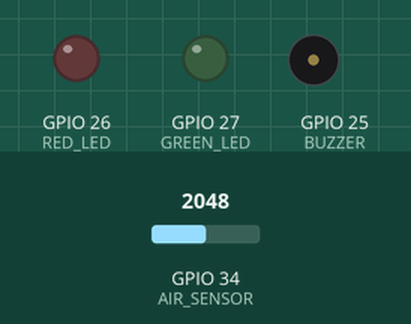
This sketch was run on a simulated ESP32. On the bench: output pins drawn as LEDs (lit = HIGH), buzzer (waves = sounding, pin HIGH). The test bench sets the inputs (shaded band); at power-on: GPIO 34 (AIR_SENSOR) = 2048. WiFi joins after 1.5 s; servers stay silent unless stated.

Above: at 3.0 s.
3.1 s: GPIO 34 (AIR_SENSOR) set to 1973
At 4.6 s:
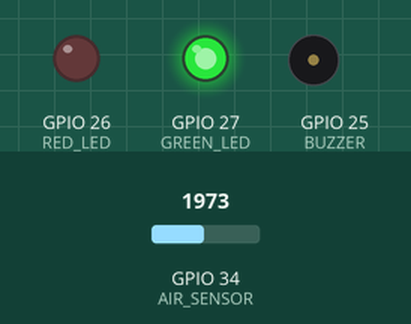
5.3 s: GPIO 34 (AIR_SENSOR) set to 2040
At 6.1 s:
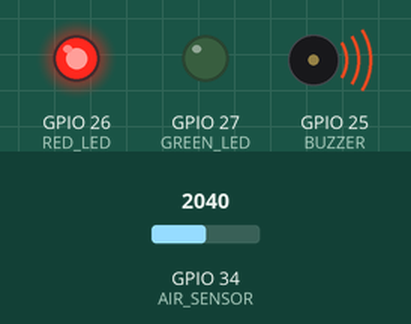
7.3 s: GPIO 34 (AIR_SENSOR) set to 1960
At 8.9 s:
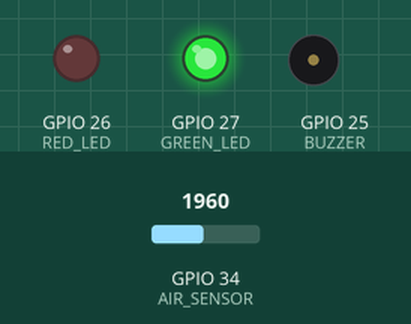
9.3 s: GPIO 34 (AIR_SENSOR) set to 2047
At 10.4 s:
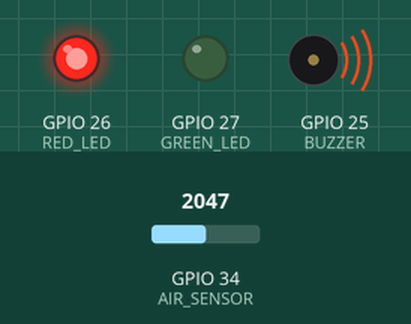
Timing chart, 0 to 12.3 s (numbered marks = the images above; inputs shaded):
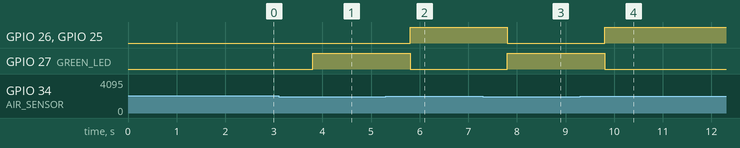

Measured:
- the behaviour switches between 2001 and 2000 on GPIO 34 (AIR_SENSOR) (found by bisection; images 0 and 1)
- after the input at 3.1 s, GPIO 26 (RED_LED), GPIO 25 (BUZZER): stays LOW (without the input it goes to HIGH after 0.70 s); GPIO 27 (GREEN_LED): LOW → HIGH after 0.70 s
- after the input at 5.3 s, GPIO 26 (RED_LED), GPIO 25 (BUZZER): LOW → HIGH after 0.50 s; GPIO 27 (GREEN_LED): HIGH → LOW after 0.50 s
- after the input at 7.3 s, GPIO 26 (RED_LED), GPIO 25 (BUZZER): HIGH → LOW after 0.50 s; GPIO 27 (GREEN_LED): LOW → HIGH after 0.50 s
- after the input at 9.3 s, GPIO 26 (RED_LED), GPIO 25 (BUZZER): LOW → HIGH after 0.50 s; GPIO 27 (GREEN_LED): HIGH → LOW after 0.50 s

The sketch:

iot_aqi_blynk_esp32.ino
```cpp
/*
 IoT AQI Monitoring System with Mobile App using Blynk
*/

#define BLYNK_PRINT Serial
#include <WiFi.h>
#include <BlynkSimpleEsp32.h>

char auth[] = "YOUR_BLYNK_AUTH_TOKEN";
char ssid[] = "YOUR_WIFI_NAME";
char pass[] = "YOUR_WIFI_PASSWORD";

#define AIR_SENSOR 34
#define BUZZER 25
#define RED_LED 26
#define GREEN_LED 27

int airValue = 0;
int threshold = 2000;

BlynkTimer timer;

void sendAQIData() {
  airValue = analogRead(AIR_SENSOR);
  Blynk.virtualWrite(V0, airValue);

  if (airValue > threshold) {
    digitalWrite(RED_LED, HIGH);
    digitalWrite(GREEN_LED, LOW);
    digitalWrite(BUZZER, HIGH);
    Blynk.virtualWrite(V1, 255);
    Blynk.logEvent("bad_air", "Poor Air Quality Detected!");
  } else {
    digitalWrite(RED_LED, LOW);
    digitalWrite(GREEN_LED, HIGH);
    digitalWrite(BUZZER, LOW);
    Blynk.virtualWrite(V1, 0);
  }
}

void setup() {
  Serial.begin(9600);
  pinMode(RED_LED, OUTPUT);
  pinMode(GREEN_LED, OUTPUT);
  pinMode(BUZZER, OUTPUT);

  Blynk.begin(auth, ssid, pass);
  timer.setInterval(2000L, sendAQIData);
}

void loop() {
  Blynk.run();
  timer.run();
}
```
